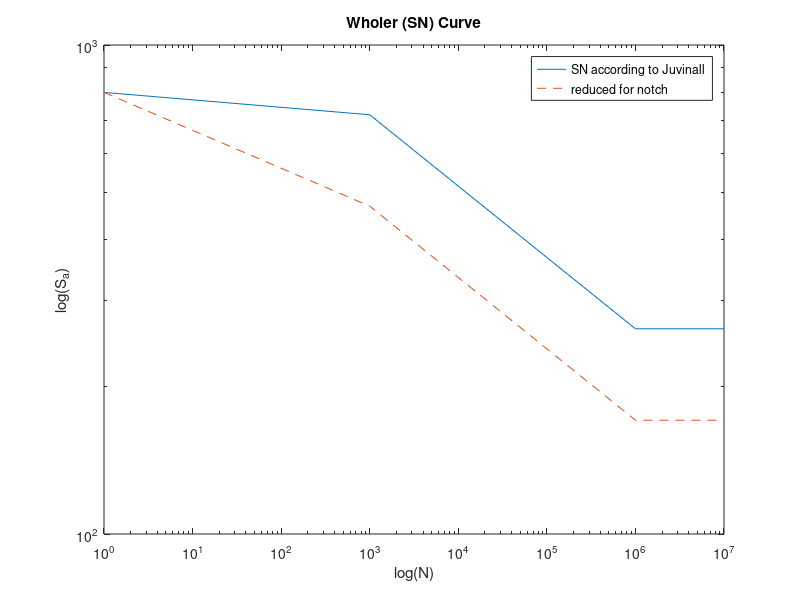

This chart was generated by the following MATLAB code:
% Given design data:
% Load: rotating bending Material:

sigma_u = 800; % [MPa] or 116 ksi
% Surface: machined
% Geometry:
d1 = 38; % [mm]
d2 = 40; % [mm]
rho = 6; % [mm]

% Derivation
% accourding to Juvinall

% m=m(e)m(t)m(d)m(s); data from Table 10.1 and Figure 10.10
m_e = 0.5; % steel, sigma_u <= 1400
m_t = 1; % bending
m_d = 0.9; % 10<d<50 [mm]
m_s = 0.73; % sigma_u = 116 ksi and machined surface
m = m_e * m_t * m_d * m_s;
m_prim = 0.9; % bending
% stress koncentration factor:
% Figure A.12 c)
parameter1=rho/d1;
parameter2=d2/d1;
% usage of parameter1 and parameter2 in A.12 c) gives
k_t=1.55;
% derivation of k_f:
% Peterson gives:
log_alpha = 2.654*1e-7*sigma_u^2-1.309*1e-3*sigma_u+0.01103;
alpha = 10^log_alpha;
q = 1/(1+(alpha/rho));
k_f = 1+q*(k_t-1);

% Postprocessing
% Craetion of a Wholer (SN) Curve
loglog([1 1e3 1e6 1e7],[sigma_u m_prim*sigma_u m*sigma_u m*sigma_u])
hold on
loglog([1 1e3 1e6 1e7],[sigma_u m_prim*sigma_u/k_f m*sigma_u/k_f m*sigma_u/k_f],'--')
legend('SN according to Juvinall','reduced for notch')
xlabel('log(N)')
ylabel('log(S_{a})')
title('Wholer (SN) Curve')